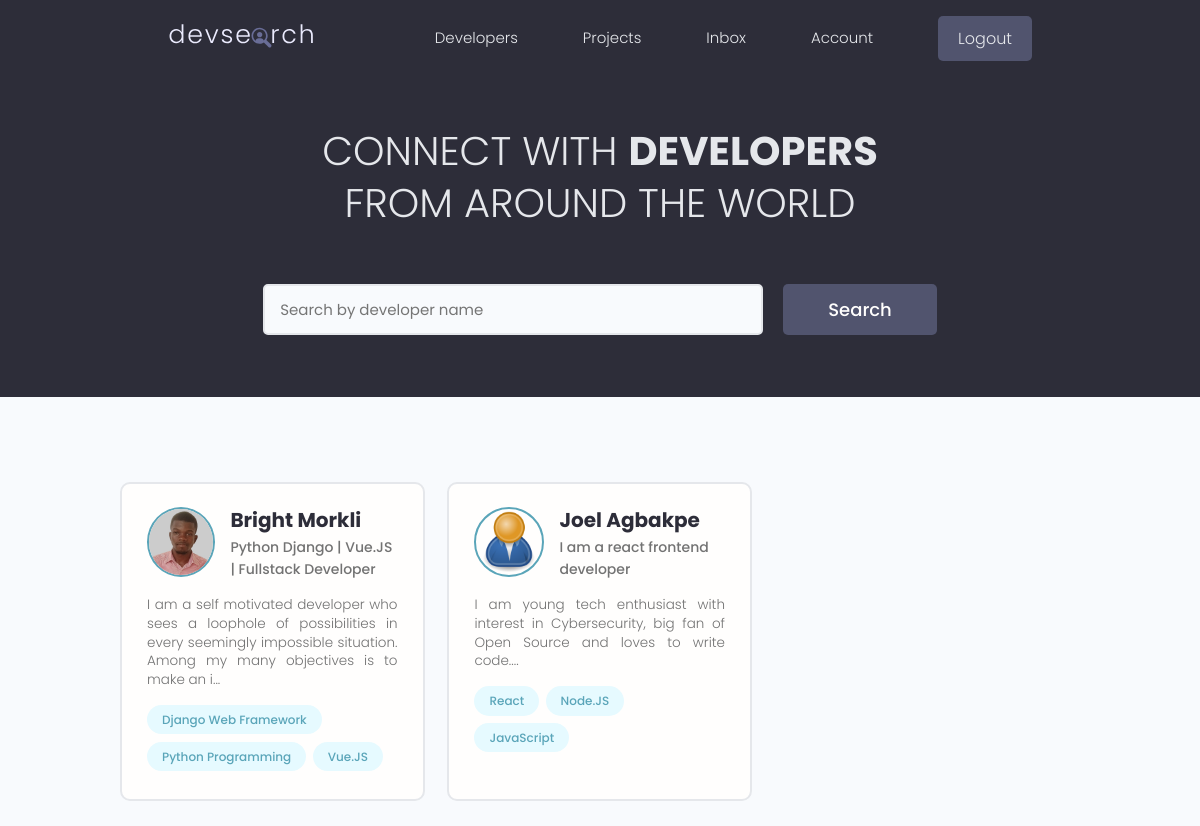
The app's page / (signed in) with its own data.
### users/models.py (models this page shows, shortened)
class Profile(models.Model):
    id = models.UUIDField(
        default=uuid.uuid4, unique=True,
        primary_key=True, editable=False
    )
    user = models.OneToOneField(User, on_delete=models.CASCADE)
    username = models.CharField(max_length=100, blank=True, null=True)
    name = models.CharField(max_length=100, blank=True, null=True, verbose_name='Full Name')
    email = models.EmailField(max_length=100, blank=True, null=True)
    phone = models.CharField(max_length=100, blank=True, null=True)
    short_intro = models.CharField(max_length=100, blank=True, null=True)
    bio = models.TextField(max_length=500, blank=True, null=True)
    profile_pic = models.ImageField(
        upload_to='profile_pics/', blank=True, null=True, default='profile_pics/user-default.png'
    )
    address = models.CharField(max_length=100, blank=True, null=True)
    social_twitter = models.CharField(max_length=500, blank=True, null=True)
    social_linkedin = models.CharField(max_length=500, blank=True, null=True)
    social_github = models.CharField(max_length=500, blank=True, null=True)
    social_website = models.CharField(max_length=500, blank=True, null=True)
    created = models.DateTimeField(auto_now_add=True)

class Skill(models.Model):
    id = models.UUIDField(
        default=uuid.uuid4, unique=True,
        primary_key=True, editable=False
    )
    owner = models.ForeignKey(
        Profile, on_delete=models.CASCADE, blank=True, null=True)
    name = models.CharField(max_length=100, blank=True, null=True)
    description = models.TextField(blank=True, null=True)
    created = models.DateTimeField(auto_now_add=True)
    def __str__(self) -> str:
        return self.name

### users/views.py (the view)
# urls.py: path('', views.profiles, name='profiles'),
def profiles(request):
    profiles = Profile.objects.all()
    template_name = 'users/profiles.html'
    context = {'profiles': profiles}
    return render(request, template_name, context)

### users/templates/users/profiles.html (shortened to what this page needs)
{% extends 'main.html' %}
{% block content %}
<main class="home">
    <section class="hero-section text-center">
      <div class="container container--narrow">
        <div class="hero-section__box">
          <h2>CONNECT WITH <span>DEVELOPERS</span></h2>
          <h2>FROM AROUND THE WORLD</h2>
        </div>
        <div class="hero-section__search">
          <form class="form" action="#" method="get">
            <div class="form__field">
              <input class="input input--text" id="formInput#search" type="text" name="text"
                placeholder="Search by developer name" />
            </div>
            <input class="btn btn--sub btn--lg" type="submit" value="Search" />
          </form>
        </div>
      </div>
    </section>
    <section class="devlist">
      <div class="container">
        <div class="grid grid--three">
        {% for profile in profiles %}
          <div class="column card">
            <div class="dev">
              <a href="{% url 'user-profile' profile.id %}" class="card__body">
                <div class="dev__profile">
                  <img class="avatar avatar--md" src="{{profile.profile_pic.url}}" alt="image" />
                  <div class="dev__meta">
                    <h3>{{profile.name}}</h3>
                    <h5>{{profile.short_intro|slice:"0:80"}}</h5>
                  </div>
                </div>
                <p class="dev__info">
                    {{profile.bio|slice:"0:150"}}...
                </p>
                <div class="dev__skills">
                {% for skill  in profile.skill_set.all %}
                  <span class="tag tag--pill tag--main">
                    <small>{{skill}}</small>
                  </span>
                  {% endfor %}
                </div>
              </a>
            </div>
          </div>
        {% endfor %}
        </div>
      </div>
    </section>
  </main>
{% endblock content %}

### static/styles/app.css (style rules this page uses)
:root { --color-sub: #2d2d39; }
.btn--sub { background-color: var(--color-sub-light); }
.card { border: 2px solid var(--color-light); }
img { width: 100%; }
.hero-section { height: 40vh; display: flex; align-items: center; background-color: var(--color-sub); }
.hero-section__box { margin-bottom: 4rem; }
.hero-section__box > h2, .hero-section__box > h2 > span { font-size: 4rem; color: var(--color-light); line-height: 1.3; text-transform: uppercase; }
.hero-section__box > h2 { font-weight: 300; }
.hero-section__box > h2 > span { font-weight: 700; }
.hero-section__search > .form { display: flex; align-items: center; justify-content: center; gap: 2rem; }
.hero-section__search > .form input.input--text { width: 50rem; }
.devlist { margin-top: 8rem; }
.devlist .grid { align-items: stretch; }
.devlist .dev .dev__profile { display: flex; align-items: center; gap: 1.5rem; }
.devlist .dev .dev__meta h3 { color: var(--color-sub); font-size: 2rem; font-weight: 700; }
.devlist .dev .dev__meta h5 { color: var(--color-text); font-size: 1.4rem; font-weight: 500; }
.devlist .dev .dev__info { margin: 1.5rem 0; font-size: 1.35rem; line-height: 1.4; text-align: justify; }

### static/uikit/styles/modules/_variables.css (style rules this page uses)
:root { --color-main: #5aa5b9; --color-main-light: #e6faff; --color-sub: #3f4156; --color-sub-light: #51546e; --color-sub-lighter: #ededfd; --color-text: #737373; --color-gray: #8b8b8b; --color-light: #e5e7eb; --color-light-gray: #767676; --color-bg: #f8fafd; --color-white: #fffefd; --color-white-light: #f3f3f3; --color-success: #359e64; --color-success-bg: #def8e8; --color-error: #fc4b0b; --color-error-bg: #fff2ee; --font-base: 'Poppins', arial, helvetica, 'Segoe UI', roboto, ubuntu, sans-serif; --font-monospace: 'Fira Code', 'Courier New', courier, monospace; --font-regular: 300; --font-medium: 500; --font-bold: 700; --generic-shadow: 1px 1px 5px #00000010; --generic-transition: all 0.3s ease-in-out; }

### static/uikit/styles/modules/_base.css (style rules this page uses)
* { margin: 0; padding: 0; box-sizing: border-box; text-rendering: optimizeLegibility; color: inherit; font-size: inherit; }
html { font-size: 50%; }
@media only screen and (min-width: 480px) { html { font-size: 56.25%; } }
@media only screen and (min-width: 1200px) { html { font-size: 62.5%; } }
body { line-height: 1.6; font-weight: 400; font-size: 1.5rem; color: var(--color-text); background-color: var(--color-bg); min-height: 100vh; }

### static/uikit/styles/modules/_typography.css (style rules this page uses)
* { font-family: var(--font-base); }
h2 { font-size: 3.6rem; font-weight: var(--font-bold); }
h3 { font-size: 3.2rem; font-weight: var(--font-medium); }
h5 { font-size: 2.4rem; font-weight: var(--font-medium); }
h5, h6 { font-weight: var(--font-regular); }
p, span, strong { font-size: 1.6rem; color: var(--color-text); font-weight: var(--font-regular); }
a { padding-bottom: 2px; text-decoration: none; display: inline-block; color: var(--color-main); font-weight: var(--font-medium); }

### static/uikit/styles/modules/_utilities.css (style rules this page uses)
.container { width: 92%; max-width: 165rem; margin: 0 auto; box-sizing: border-box; }
.container--narrow { width: 92%; max-width: 120rem; }
@media screen and (min-width: 1000px) { .container { width: 90%; } }
@media screen and (min-width: 1000px) { .container--narrow { width: 85%; } }
@media screen and (min-width: 1200px) { .container { width: 80%; } }
@media screen and (min-width: 1200px) { .container--narrow { width: 72%; } }
.text-center { text-align: center; }

### static/uikit/styles/modules/_avatar.css (style rules this page uses)
.avatar { border-radius: 50%; border: 2px solid var(--color-main); object-fit: cover; }
.avatar--md { height: 7rem; width: 7rem; }

### static/uikit/styles/modules/_button.css (style rules this page uses)
.btn { display: inline-block; position: relative; cursor: pointer; background-color: var(--color-light); font-weight: var(--font-medium); color: var(--color-sub); text-decoration: none; padding: 1rem 2rem; border-radius: 0.5rem; border: none; width: -webkit-fit-content; width: -moz-fit-content; width: fit-content; height: -webkit-fit-content; height: -moz-fit-content; height: fit-content; font-size: 1.6rem; outline-width: 0; outline-color: transparent; -webkit-backface-visibility: hidden; backface-visibility: hidden; transition: all 0.3s ease-in-out; }
.btn--sub { background-color: var(--color-sub); color: var(--color-white); }
.btn--lg { font-size: 1.8rem; padding: 1.2rem 4.5rem; }

### static/uikit/styles/modules/_card.css (style rules this page uses)
.card { border-radius: 1rem; background-color: var(--color-white); border: 1.5px solid var(--color-light); width: auto; height: auto; margin-top: 0.5rem; margin-bottom: 0.5rem; overflow: hidden; }
.card__body, .card__header { padding: 2rem 2.5rem; }

### records on screen
Profile: profile_pic (picture), name "Bright Morkli", short_intro "Python Django | Vue.JS | Fullstack Developer", bio "I am a self motivated developer who sees a loophole of possibilities in every seemingly impossible situation. Among my many objectives is to make an i"
Skill: name "Django Web Framework"
Skill: name "Python Programming"
Skill: name "Vue.JS"
Profile: profile_pic (placeholder picture), name "Joel Agbakpe", short_intro "I am a react frontend developer", bio "I am young tech enthusiast with interest in Cybersecurity, big fan of Open Source and loves to write code."
Skill: name "React"
Skill: name "Node.JS"
Skill: name "JavaScript"
